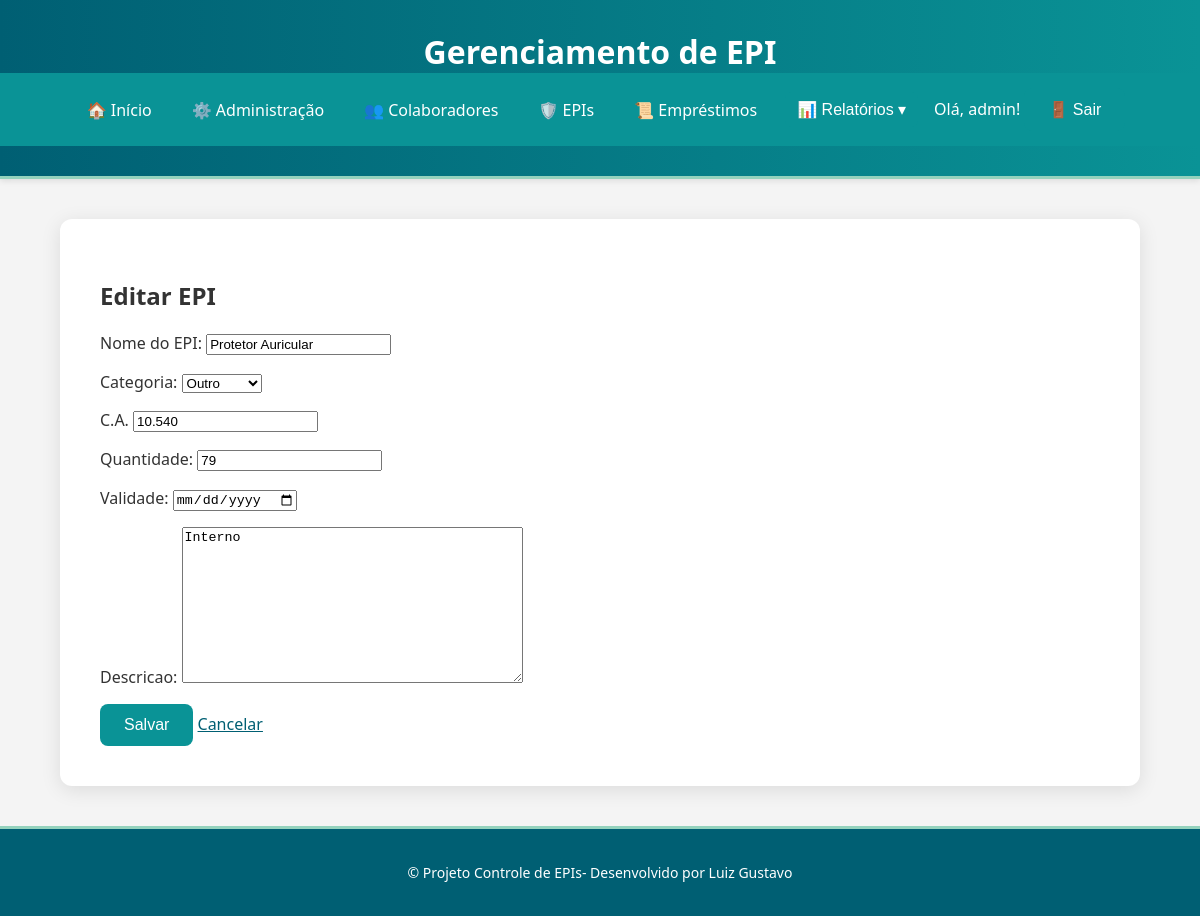
Page /epi/1/editar/ (signed in) on the committed database.
### epi/models.py (models this page shows, shortened)
class EPI(models.Model):
    CATEGORIAS = [
        ('capacete', 'Capacete'),
        ('luva', 'Luva'),
        ('oculos', 'Óculos'),
        ('bota', 'Bota'),
        ('mascara', 'Máscara'),
        ('outro', 'Outro'),
    ]
    nome = models.CharField(max_length=100, verbose_name="Nome do EPI")
    categoria = models.CharField(max_length=50, choices=CATEGORIAS, default='outro')
    ca = models.CharField(max_length=50, verbose_name="C.A.")
    quantidade = models.PositiveIntegerField(default=0)
    validade = models.DateField(null=True, blank=True)
    descricao = models.TextField(blank=True, null=True)
    class Meta:
        verbose_name = "EPI"
        verbose_name_plural = "EPIs"
        ordering = ['nome']

### epi/views.py (the view)
# urls.py: path('<int:id>/editar/', views.editar_epi, name='editar_epi'),
@login_required
def editar_epi(request, id):
    epi = get_object_or_404(EPI, id=id)
    if request.method == 'POST':
        form = EPIForm(request.POST, instance=epi)
        if form.is_valid():
            form.save()
            return redirect('listar_epis')
    else:
        form = EPIForm(instance=epi)
    return render(request, 'epi/form.html', {'form': form, 'titulo': 'Editar EPI'})

### epi/views.py
class EPIForm(forms.ModelForm):
    class Meta:
        model = EPI
        fields = ['nome', 'categoria', 'ca', 'quantidade', 'validade', 'descricao']
        widgets = {
            'validade': forms.DateInput(attrs={'type': 'date'}),
        }

### epi/templates/epi/form.html (shortened to what this page needs)
{% extends 'base.html' %}
{% block content %}
<h2>{{ titulo }}</h2>
<form method="POST">
    {{ form.as_p }}
    <button type="submit">Salvar</button>
    <a href="{% url 'listar_epis' %}">Cancelar</a>
</form>
{% endblock %}

### templates/base.html (shortened to what this page needs)
{% load static %}
<!DOCTYPE html>
<html lang="pt-BR">
<head>
    <link rel="stylesheet" href="{% static 'css/style.css' %}">
</head>
<body>
    <header class="header">
        <h1>Gerenciamento de EPI</h1>
        <nav class="nav">
    <a href="/">🏠 Início</a>
    <a href="/accounts/restrito/">⚙️ Administração</a>
    <a href="/colaboradores/">👥 Colaboradores</a>
    <a href="/epi/">🛡️ EPIs</a>
    <a href="/emprestimos/">📜 Empréstimos</a>
    <div class="dropdown" id="reportsDropdown">
        <button class="dropbtn" aria-haspopup="true" aria-expanded="false">📊 Relatórios ▾</button>
    </div>
  <div class="user-info-box">
  {% if user.is_authenticated %}
    <span>Olá, {{ user.username }}!</span>
    <form id="logout-form" method="post" action="/admin/logout/">
      <button type="submit">🚪 Sair</button>
    </form>
  {% else %}
    <a href="/accounts/login/">🔑 Entrar</a>
  {% endif %}
</div>
</nav>
    </header>
    <main class="content">
        {% block content %}
        {% endblock %}
    </main>
    <footer class="footer">
        <p>© Projeto Controle de EPIs- Desenvolvido por Luiz Gustavo</p>
    </footer>
</body>
</html>

### static/css/style.css (style rules this page uses)
body { background: #f4f4f4; font-family: 'Segoe UI', 'Roboto', sans-serif; color: #333; margin: 0; padding: 0; }
.header { background: linear-gradient(90deg, #005f73, #0a9396); color: #ffffff; text-align: center; padding: 30px 0; border-bottom: 3px solid #94d2bd; box-shadow: 0 2px 6px rgba(0,0,0,0.1); }
.header h1 { margin: 0; font-size: 32px; font-weight: 600; }
.nav { display: flex; justify-content: center; align-items: center; gap: 16px; flex-wrap: wrap; padding: 15px 0; background-color: #0a9396; }
.nav a, .dropbtn { color: #ffffff; text-decoration: none; font-weight: 500; font-size: 16px; padding: 8px 12px; border-radius: 6px; transition: background-color 0.3s, transform 0.2s; }
.content { max-width: 1000px; margin: 40px auto; background: #ffffff; padding: 40px; border-radius: 12px; box-shadow: 0 4px 20px rgba(0,0,0,0.1); }
.footer { text-align: center; background: #005f73; color: #ffffff; padding: 20px; margin-top: 40px; font-size: 14px; border-top: 3px solid #94d2bd; }
button, input[type="submit"] { background-color: #0a9396; color: #ffffff; border: none; padding: 12px 24px; border-radius: 8px; cursor: pointer; font-size: 16px; font-weight: 500; transition: background-color 0.3s, transform 0.2s; }
a { color: #005f73; }
.dropdown { position: relative; display: inline-block; }
.user-info-box { display: inline; align-items: center; gap: 10px; }
.user-info-box form { display: inline; margin: 0; }

### rows in the picture
EPI: nome "Protetor Auricular", categoria "Outro", ca "10.540", quantidade "79", descricao "Interno"

### other values in the picture
{{ user.username }} "admin"
{{ titulo }} "Editar EPI"
